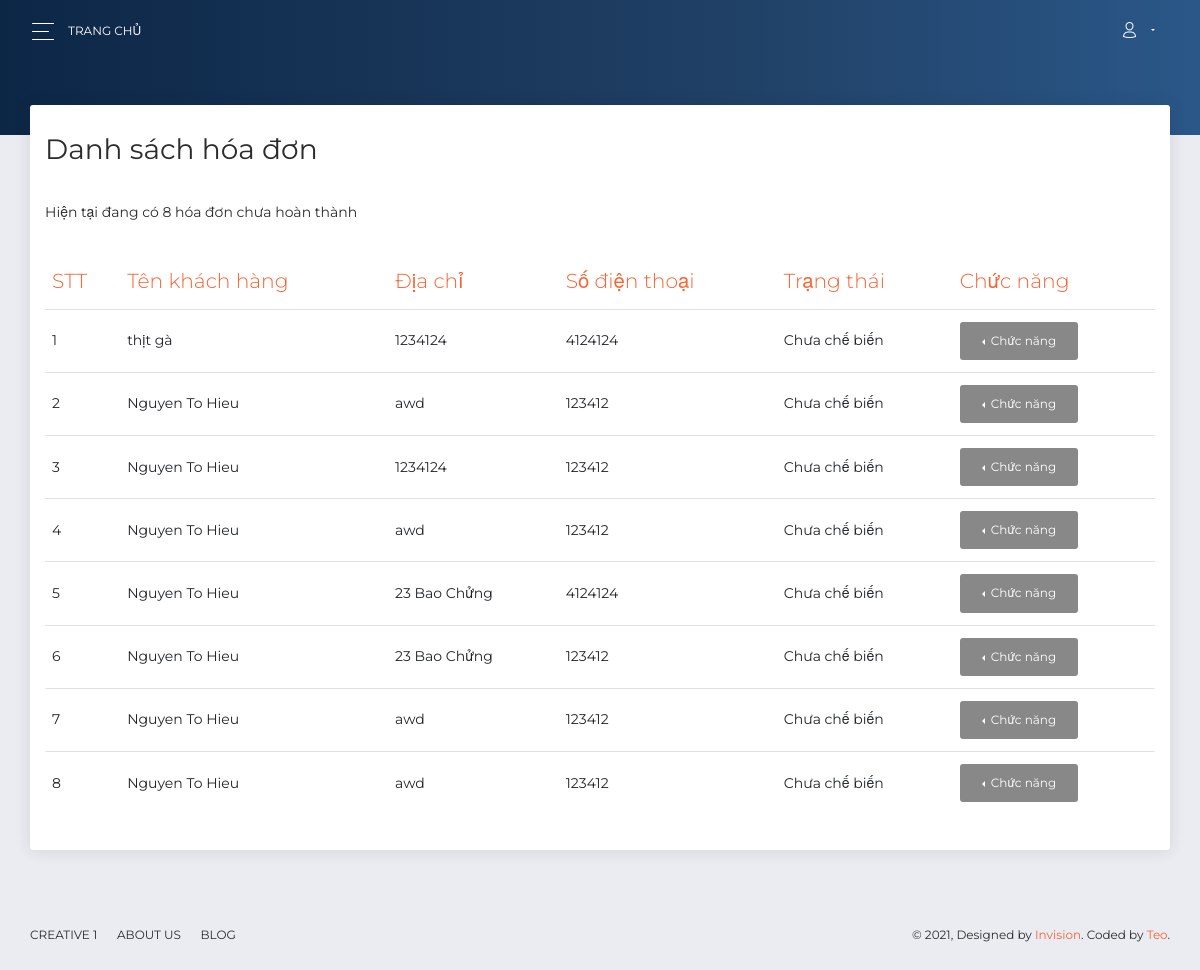
Page /admin/hoadon (signed in) on the committed database.
### tables this page shows
CREATE TABLE `bills` (
  `ID` int(11) NOT NULL,
  `Name` varchar(50) NOT NULL,
  `Address` varchar(256) NOT NULL,
  `NumberPhone` varchar(12) NOT NULL,
  `Status` int(11) NOT NULL DEFAULT 1,
  `IDStore` int(11) DEFAULT NULL,
  `Voucher` int(11) DEFAULT NULL,
  `DateCreate` timestamp NOT NULL DEFAULT current_timestamp() ON UPDATE current_timestamp()
);

CREATE TABLE `orderstatus` (
  `ID` int(11) NOT NULL,
  `Name` varchar(50) NOT NULL
);

### admin/Controllers/OrderController.php (called while the page is built, shortened)
<?php
class OrderController extends BaseController
{
    public function index()
    {
        require PATH_ROOT ."/Models/mOrder.php";
        $IDStore = $_SESSION['user']['IDStore']??"1";
        $allOrder = $order->getBillByIDStore($IDStore);
        include("./Views/order/index.php");
    }
}

### admin/index.php (called while the page is built, shortened)
<?php
require_once PATH_ROOT . "/libs/DB_driver.php";
$router = new core\http\Route();
$request_url = !empty($_GET['url']) ? '/' . $_GET['url'] : '/';
$method_url = !empty($_SERVER['REQUEST_METHOD']) ? $_SERVER['REQUEST_METHOD'] : 'GET';
$router->map($request_url, $method_url);

### admin/libs/DB_driver.php (called while the page is built, shortened)
<?php
class DB_driver
{
    private $__conn;
    function connect()
    {
        if (!$this->__conn){
            $this->__conn = mysqli_connect(host, user,password,dbName) or die ('Lỗi kết nối');
            mysqli_query($this->__conn, "SET character_set_results = 'utf8', character_set_client = 'utf8', character_set_database = 'utf8', character_set_server = 'utf8'");
        }
    }
    function get_list($sql)
    {
        $result = mysqli_query($this->__conn, $sql);
        $return = array();
        while ($row = mysqli_fetch_assoc($result)){
            $return[] = $row;
        }
        return $return;
    }
}

### admin/Models/mOrder.php (called while the page is built, shortened)
<?php
class Order extends DB_business {
    public function getBillByIDStore($IDStore){
        return $this->get_list("SELECT `bills`.*,`orderstatus`.`Name` as 'Status', `orderstatus`.`ID` as 'orID' FROM `bills`,`orderstatus` WHERE `bills`.`Status` = `orderstatus`.`ID` AND `bills`.`IDStore` = {$IDStore} AND `orderstatus`.`ID` NOT IN (6,7)")??[];
    }
}
$order = new Order();

### admin/Views/order/index.php (the view, shortened to what this page needs)
<div class="panel-header panel-header-sm">
</div>
<div class="content">
    <div class="row">
        <div class="col-md-12">
            <div class="card">
                <div class="card-header">
                    <h3 class="card-title">Danh sách hóa đơn</h3>
                    <br/>
                    <p>Hiện tại đang có <?php echo count($allOrder); ?> hóa đơn chưa hoàn thành</p>
                </div>
                <div class="card-body">
                    <div class="table-responsive">
                        <table class="table" style="overflow: hidden;">
                            <thead class=" text-primary">
                                <tr>
                                    <th>
                                        STT
                                    </th>
                                    <th>
                                        Tên khách hàng
                                    </th>
                                    <th>
                                        Địa chỉ
                                    </th>
                                    <th>
                                        Số điện thoại
                                    </th>
                                    <th>
                                        Trạng thái
                                    </th>
                                    <th>
                                        Chức năng
                                    </th>
                                </tr>
                            </thead>
                            <tbody>
                            <?php foreach($allOrder as $key=>$value){ ?>
                                <tr style="">
                                    <td>
                                        <?php echo $key+1; ?>
                                    </td>
                                    <td>
                                        <?php echo $value['Name']; ?>
                                    </td>
                                    <td>
                                        <?php echo $value['Address']; ?>
                                    </td>
                                    <td>
                                        <?php echo $value['NumberPhone']; ?>
                                    </td>
                                    <td>
                                        <?php echo $value['Status']; ?>
                                    </td>
                                    <td>
                                        <div class="btn-group dropleft" style="position: static;">
                                            <button type="button" class="btn btn-secondary dropdown-toggle" data-toggle="dropdown" aria-haspopup="true" aria-expanded="false">
                                                Chức năng
                                            </button>
                                        </div>
                                    </td>
                                </tr>
                                <?php } ?>
                            </tbody>
                        </table>
                    </div>
                </div>
            </div>
        </div>
    </div>
</div>

### admin/core/http/Route.php (shortened to what this page needs)
<?php
class Route
{
    private $__routes;
    public function __construct()
    {
        $this->__routes = [];
    }
    private function __request(string $url, string $method, $action)
    {
        if (preg_match_all('/({([a-zA-Z]+)})/', $url, $params)) {
            $url = preg_replace('/({([a-zA-Z]+)})/', '(.+)', $url);
        }
        $url = str_replace('/', '\/', $url);
        $route = [
            'url' => $url,
            'method' => $method,
            'action' => $action,
            'params' => $params[2]
        ];
        array_push($this->__routes, $route);
    }
    public function map(string $url, string $method)
    {
        foreach ($this->__routes as $route) {
            if ($route['method'] == $method) {
                $reg = '/^' . $route['url'] . '$/';
                if (preg_match($reg, $url, $params)) {
                    array_shift($params);
                    $this->__call_action_route($route['action'], $params);
                    return;
                }
            }
        }
        return;
    }
    private function __call_action_route($action, $params)
    {
        if (is_string($action)) {
            $action = explode('@', $action);
            $controller = new $controller_name();
            call_user_func_array([$controller, $action[1]], $params);
            return;
        }
    }
}

### rows in the picture
bills: Name "thịt gà", Address "1234124", NumberPhone "4124124", orderstatus.Name "Chưa chế biến"
bills: Name "Nguyen To Hieu", Address "awd", NumberPhone "123412", orderstatus.Name "Chưa chế biến"
bills: Name "Nguyen To Hieu", Address "1234124", NumberPhone "123412", orderstatus.Name "Chưa chế biến"
bills: Name "Nguyen To Hieu", Address "awd", NumberPhone "123412", orderstatus.Name "Chưa chế biến"
bills: Name "Nguyen To Hieu", Address "23 Bao Chửng", NumberPhone "4124124", orderstatus.Name "Chưa chế biến"
bills: Name "Nguyen To Hieu", Address "23 Bao Chửng", NumberPhone "123412", orderstatus.Name "Chưa chế biến"
bills: Name "Nguyen To Hieu", Address "awd", NumberPhone "123412", orderstatus.Name "Chưa chế biến"
bills: Name "Nguyen To Hieu", Address "awd", NumberPhone "123412", orderstatus.Name "Chưa chế biến"

### other values in the picture
count($allOrder) "8"
